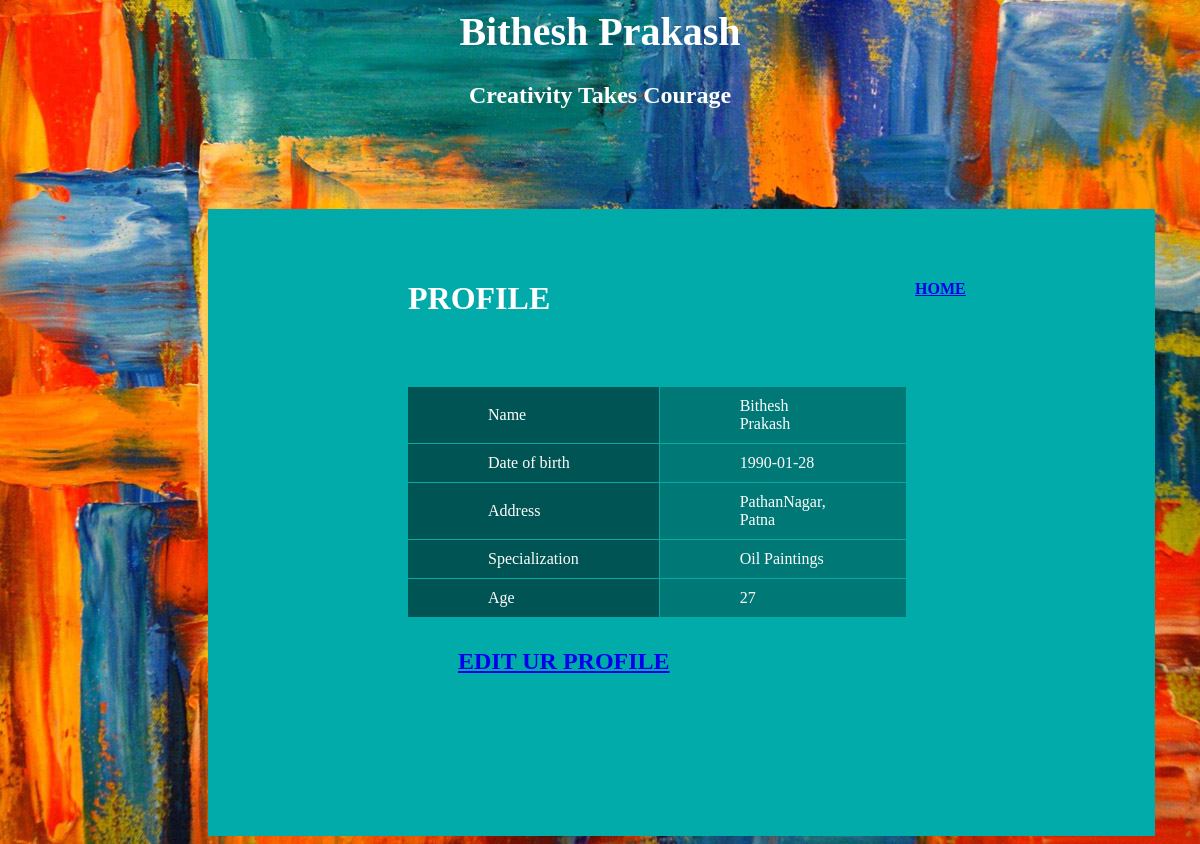
Page /sh572/pro.php (signed in) on the committed database.
### tables this page shows
CREATE TABLE `websiteusers` (
  `uid` int(11) NOT NULL,
  `fullname` varchar(50) NOT NULL,
  `username` varchar(50) NOT NULL,
  `email` varchar(50) NOT NULL,
  `pass` varchar(10) NOT NULL
);

CREATE TABLE `artist` (
  `aid` int(11) NOT NULL,
  `Name` varchar(50) NOT NULL,
  `uid` int(11) NOT NULL,
  `dob` date NOT NULL,
  `specialization` varchar(50) NOT NULL,
  `age` int(10) NOT NULL,
  `address` varchar(100) NOT NULL,
  `state` varchar(50) NOT NULL
);

### sh572/session.php (called while the page is built, shortened)
<?php
   include('connect.php');
   $user_check = $_SESSION['login_user'];
   $ses_sql = mysqli_query($db,"select fullname from websiteusers where username = '$user_check' ");
   $row = mysqli_fetch_array($ses_sql,MYSQLI_ASSOC);
   $login_session = $row['fullname'];
?>

### sh572/pro.php (the view, shortened to what this page needs)
<?php
include('session.php');
?>
<html>
<body>
<header>
       <h1 style="color:white; font-size:40px; text-align:center;"><?php echo $login_session ?> </h1>
      <h2 style="color:white;text-align:center;">Creativity Takes Courage</h2>
	 	 </header>
<div id="box" class="box">
        <div class="col">
		 <h4 style="float:right; margin-right:100px;"> <a href="home.php">HOME</a></h4>
		<h1 class="hd"> PROFILE </h1>
          <table id="bioinfo">
		  <?php
	$query = "select * from artist where artist.Name = \"$login_session\"";
 $res= $db->query($query);
 while($result = mysqli_fetch_array($res)){
	?>
            <tbody>
              <tr>
                <td class="odd">Name</td>
                <td class="even"><?php echo $login_session ;?>  </td>
              </tr>
              <tr>
                <td class="odd">Date of birth</td>
                <td class="even"><?php echo $result['dob'];?></td>
              </tr>
              <tr>
                <td class="odd">Address</td>
                <td class="even"><?php echo $result['address'];?></td>
              </tr>
              <tr>
                <td class="odd">Specialization</td>
                <td class="even"><?php echo $result['specialization'];?></td>
              </tr>
              <tr>
                <td class="odd">Age</td>
                <td class="even"><?php echo $result['age'];?></td>
              </tr>
            </tbody>
          </table>
 <?php }; ?>
        </div>
		<div class="column col5 pl-50">
		<h2><a href="edpr.php" > EDIT UR PROFILE </a></h2>
		</div>
        </div>
</body>
</html>

### sh572/pro.php (style rules this page uses)
body { background-image:url('back.jpg'); color: white; }
.box { background-color: #00aba9; width: 80%; height: 80%; margin-top:100px; overflow:auto; margin-left:200px; }
.col { padding-top: 50px; padding-left:100px; align:center; width: 80%; }
#bioinfo { margin-top:70px; width:60%; border-collapse: collapse; margin-left:100px; }
#bioinfo tr td { padding:10px 80px; }
#bioinfo .odd { background: rgba(0,0,0,0.5); border-right:1px solid #00aba9; border-bottom:1px solid #00aba9; }
#bioinfo .even { background: rgba(0,0,0,0.3); border-bottom:1px solid #00aba9; }
.col5 { width:40%; }
.pl-50 { padding-left:250px; padding-top:10px; }
.hd { padding-left:100px; }

### rows in the picture
websiteusers: fullname "Bithesh Prakash"
artist: uid.fullname "Bithesh Prakash", dob "1990-01-28", address "PathanNagar, Patna", specialization "Oil Paintings", age "27"
